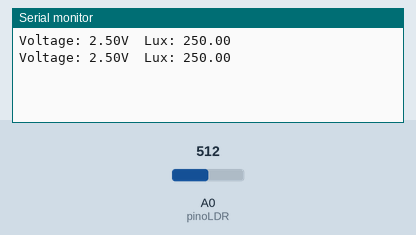
The sketch below on a simulated Arduino Uno, built with avr-gcc and run on an emulated ATmega328P. Parts: the last lines printed to the serial monitor. The test bench sets the inputs (shaded band); at power-on: A0 (pinoLDR) = 512.

Above: at 1.8 s.
1.9 s: A0 (pinoLDR) set to 716
At 2.3 s:
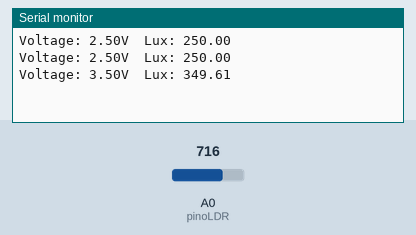
3.4 s: A0 (pinoLDR) set to 900
At 4.8 s:
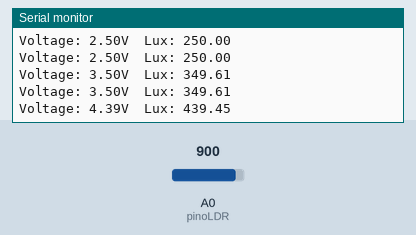
Timing chart, 0 to 6.4 s (numbered marks = the images above; inputs shaded):
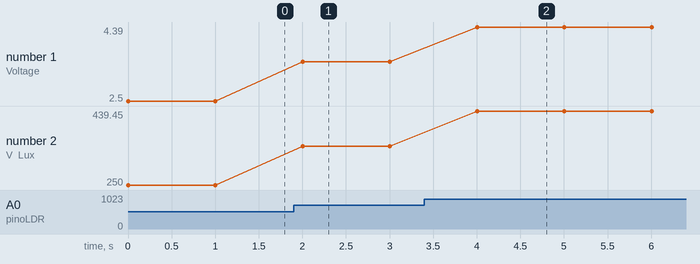

The sketch:

upc-ua-light-sensor.ino
```cpp
const int pinoLDR = A0; // pin where the LDR is connected
int readValue = 0;      // variable to store the ADC read value
float voltage = 0.0;    // variable to store the voltage
float lux = 0.0;        // variable to store the estimated lux value

void setup()
{
  // Starts and configures Serial
  Serial.begin(9600); // 9600bps

  // configures the pin with LDR as input
  pinMode(pinoLDR, INPUT); // pin A0
}

void loop()
{
  // reads the voltage value on the LDR pin
  readValue = analogRead(pinoLDR);

  // converts and prints the value in electrical voltage
  voltage = readValue * 5.0 / 1024.0;

  // Simple approximation to convert voltage to lux
  // This formula needs to be calibrated for your specific LDR and setup!
  // Here we use a placeholder formula that assumes linear relation, which is not accurate.
  lux = voltage * 100; // Example conversion, adjust this formula based on your LDR's characteristics

  Serial.print("Voltage: ");
  Serial.print(voltage);
  Serial.print("V\t");

  // prints the estimated lux value
  Serial.print("Lux: ");
  Serial.print(lux);

  Serial.println(); // new line

  delay(1000); // waits 1 second for a new reading
}
```

Measured:
- after the input at 1.9 s, the serial monitor: prints a new line after 0.10 s (image 1)
- after the input at 3.4 s, the serial monitor: prints a new line after 0.60 s (image 2)
- plotted number 1: 2.5 → 3.5 after the input at 1.9 s, 3.5 → 4.39 after the input at 3.4 s
- plotted number 2: 250 → 349.61 after the input at 1.9 s, 349.61 → 439.45 after the input at 3.4 s
